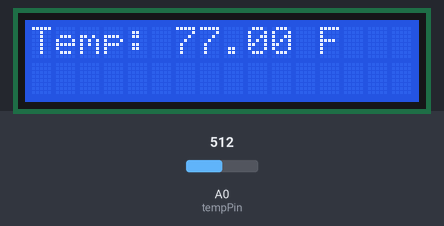
A sketch run on a simulated Arduino Uno, built with avr-gcc and run on an emulated ATmega328P. Shown: 16×2 character LCD. The test bench sets the inputs (shaded band); at power-on: A0 (tempPin) = 512. What the sketch prints to the serial monitor is not drawn.

Above: at 1.2 s.
1.3 s: A0 (tempPin) set to 4
At 2.6 s:
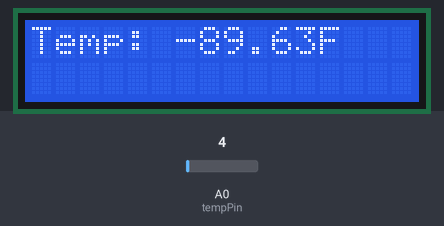
3.0 s: A0 (tempPin) set to 1
At 4.1 s:
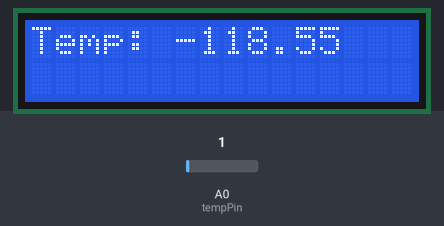
4.5 s: A0 (tempPin) set to 122
At 5.8 s:
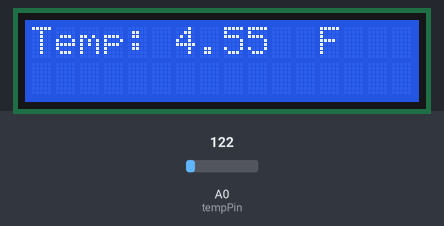
Timing chart, 0 to 7.5 s (numbered marks = the images above; inputs shaded):
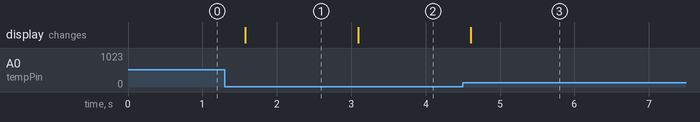

Measured:
- the behaviour switches between 3 and 2 on A0 (tempPin) (found by bisection; images 1 and 2)
- after the input at 1.3 s, the display: changes after 0.28 s (image 1)
- after the input at 3.0 s, the display: changes after 0.09 s (image 2)
- after the input at 4.5 s, the display: changes after 0.10 s (image 3)

The sketch:

Thermometer.ino
```cpp
#include <LiquidCrystal.h>
int tempPin = 0;
//                BS  E  D4 D5  D6 D7
LiquidCrystal lcd(7, 8, 9, 10, 11, 12);
void setup()
{
  lcd.begin(16, 2);
  Serial.begin(9600);
}
void loop()
{
  int tempReading = analogRead(tempPin);
  double tempK = log(10000.0 * ((1024.0 / tempReading - 1)));
  //  Temp Kelvin
  tempK = 1 / (0.001129148 + (0.000234125 + (0.0000000876741 * tempK * tempK )) * tempK );
   // K to Celcius
  float tempC = tempK - 273.15;
  // Celcius Fahrenheit
  float tempF = (tempC * 9.0)/ 5.0 + 32.0;

  //displays temperature in F on the LCD display
  lcd.setCursor(0, 0);
  lcd.print("Temp:       F  ");
  lcd.setCursor(6, 0);
  lcd.print(tempF);
  // output of the temperature in F in the serial monitor
  Serial.print(tempF);
  Serial.println(" F");
  delay(500);
}
```
